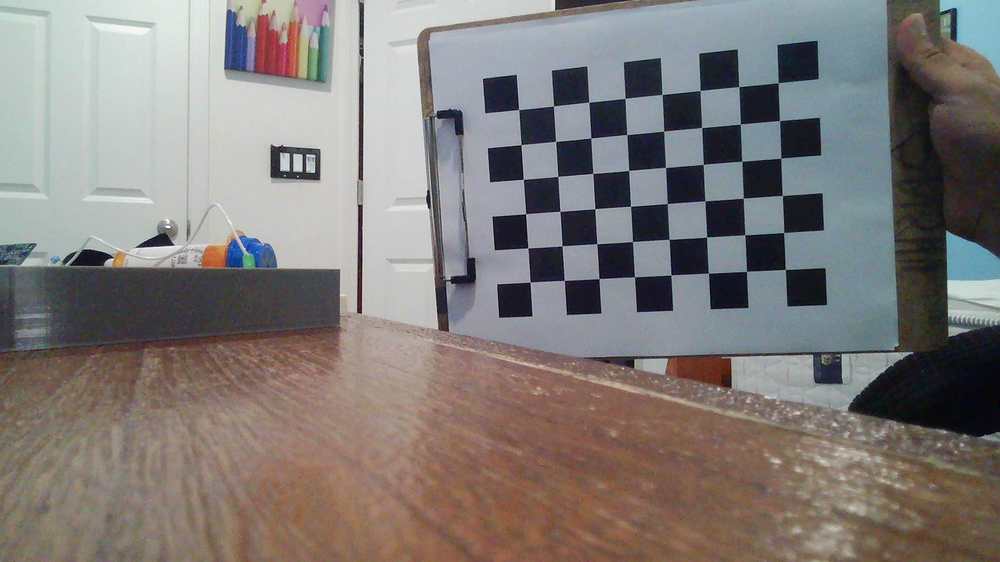
#> input picture images/images_left/img0.png, 1000 x 562 px, shrunk from 1920 x 1080 before the run; its folder holds only this picture in this run
$ jupyter execute --allow-errors MonoCalib.ipynb
#> lines starting #> are read from the running program, lines starting #| are printed output that depends on the picture; after the words box and inside, x2 and y2 are one past the last pixel; in counts of white or black regions, pixels touching at a corner belong together; long printed decimals are rounded
[cell 1]
import numpy as np
import cv2 as cv
import glob

# termination criteria
criteria = (cv.TERM_CRITERIA_EPS + cv.TERM_CRITERIA_MAX_ITER, 30, 0.001)

# prepare object points, like (0,0,0), (1,0,0), (2,0,0) ....,(6,5,0)
objp = np.zeros((8*6,3), np.float32)
objp[:,:2] = np.mgrid[0:8,0:6].T.reshape(-1,2)

# Arrays to store object points and image points from all the images.
objpoints = [] # 3d point in real world space
imgpoints = [] # 2d points in image plane.

images = glob.glob("images/images_left/img*.png")

for fname in images:
    img = cv.imread(fname)
#> img is the input picture: shape (562, 1000, 3); mean B, G, R 120.7, 123.4, 128.7
    gray = cv.cvtColor(img, cv.COLOR_BGR2GRAY)
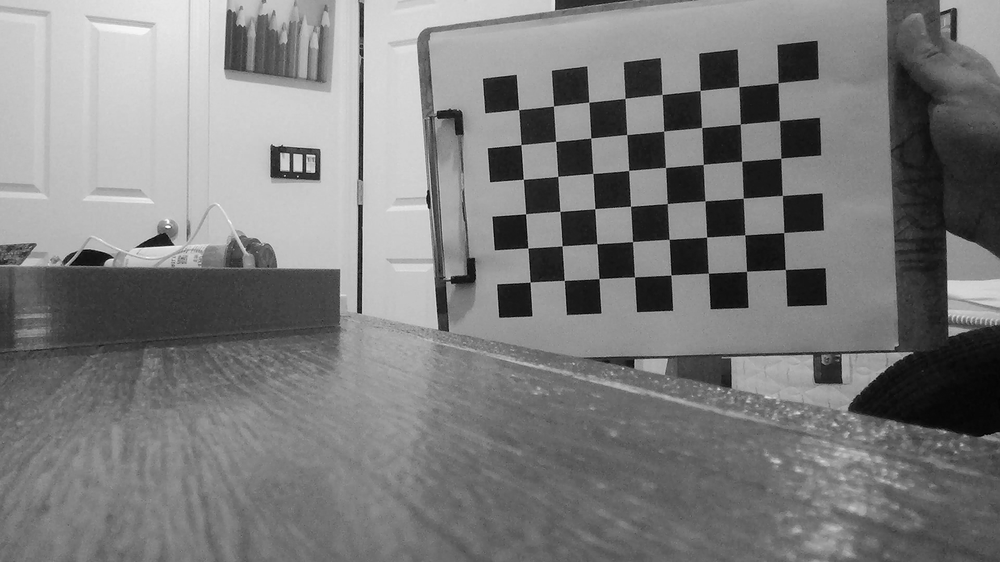
#> gray: shape (562, 1000); min 0, max 255, mean 124.7

    # Find the chess board corners
    ret, corners = cv.findChessboardCorners(gray, (8,6), None)
#> ret = True; corners = 48 rows, first 8: [518.5, 109.6], [553.5, 106], [588.6, 102.3], [625, 98.52], [662.1, 94.44], [700.3, 90.46], [738.7, 86.56], [778, 82.84]

    # If found, add object points, image points (after refining them)
    if ret == True:
        objpoints.append(objp)

        corners2 = cv.cornerSubPix(gray,corners, (11,11), (-1,-1), criteria)
#> corners2 = 48 rows, first 8: [518.6, 109.6], [553.5, 105.9], [588.8, 102.1], [625.1, 98.36], [662, 94.45], [700.1, 90.48], [738.8, 86.61], [778.1, 82.67]
        imgpoints.append(corners2)

        # Draw and display the corners
        cv.drawChessboardCorners(img, (8,6), corners2, ret)
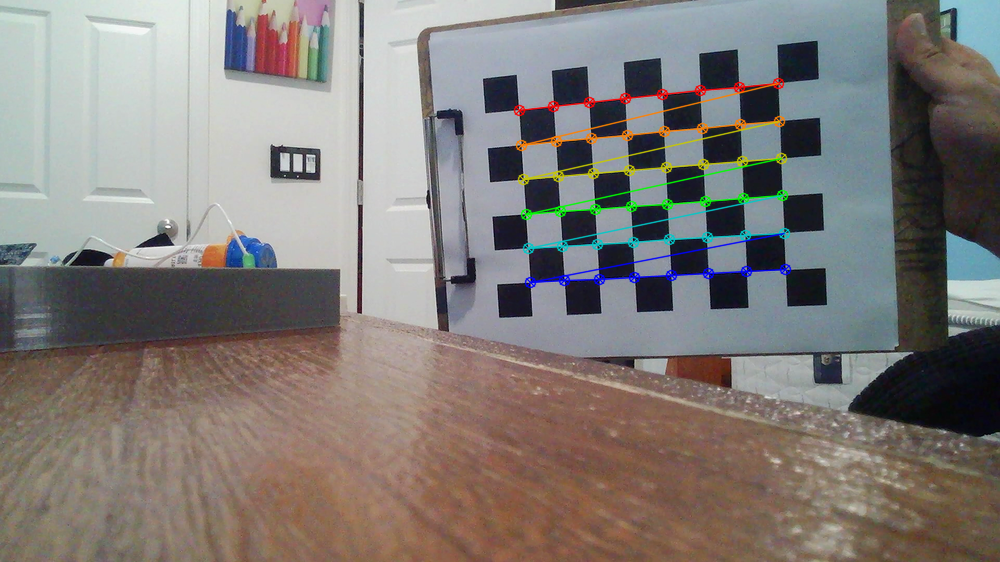
#> img: shape (562, 1000, 3); 2.16% of pixels changed, all inside (x1, y1, x2, y2) = (513, 77, 792, 289)
        cv.imshow('img', img)
        cv.waitKey(500)

cv.destroyAllWindows()

[cell 2]
ret, mtx, dist, rvecs, tvecs = cv.calibrateCamera(objpoints, imgpoints, gray.shape[::-1], None, None)
#> ret = 0.121; mtx = [[657.5, 0, 471.2], [0, 666.6, 268.6], [0, 0, 1]]; dist = [[0.0177, 0.0331, 0.00599, 0.0056, -0.236]]; rvecs = ([0.0927, 0.189, -0.0659],); tvecs = ([1.38, -4.57, 19.12],)

[cell 3]
img = cv.imread('images/images_left/img1.png')
#> (the rest of this cell did not finish here and is left out)

#> (a cell that did not finish here is left out)

[cell 5]
mean_error = 0
for i in range(len(objpoints)):
    imgpoints2, _ = cv.projectPoints(objpoints[i], rvecs[i], tvecs[i], mtx, dist)
    error = cv.norm(imgpoints[i], imgpoints2, cv.NORM_L2)/len(imgpoints2)
    mean_error += error
#> this loop made 1 pass
#> (error, mean_error) on pass 1: (0.0174, 0.0174)
#> after the loop, mean_error = 0.0174

print( "total error: {}".format(mean_error/len(objpoints)) )
#| total error: 0.0174

$ run again, on images/images_left/img4.png
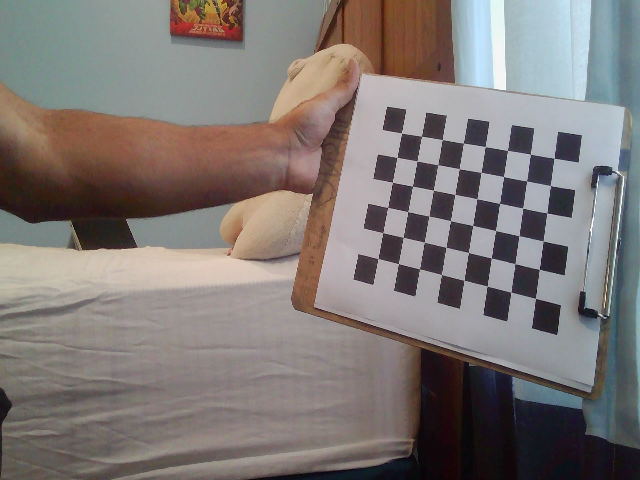
#> input picture images/images_left/img4.png, 640 x 480 px
#> img is the input picture: shape (480, 640, 3); mean B, G, R 117.8, 120.4, 127.3
#> `gray = cv.cvtColor(img, cv.COLOR_BGR2GRAY)`:
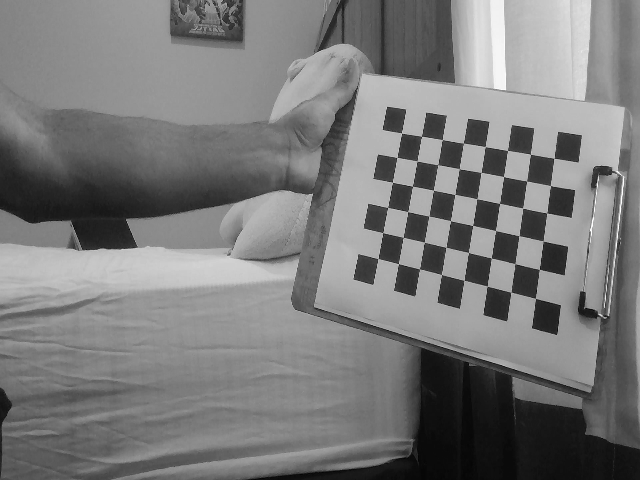
#> gray: shape (480, 640); min 3, max 255, mean 122.1
#> `ret, corners = cv.findChessboardCorners(gray, (8,6), None)`: ret = True; corners = 48 rows, first 8: [401.5, 133], [421.6, 136.4], [442.5, 139.4], [463.6, 143.2], [485.5, 146.5], [507.5, 150.6], [530.5, 154.4], [554.1, 158.4]
#> corners2 = 48 rows, first 8: [401.6, 133], [421.4, 136.3], [442.1, 139.6], [463.2, 143.2], [485.2, 146.6], [507.4, 150.5], [530.4, 154.2], [553.9, 158.2]
#> `cv.drawChessboardCorners(img, (8,6), corners2, ret)`:
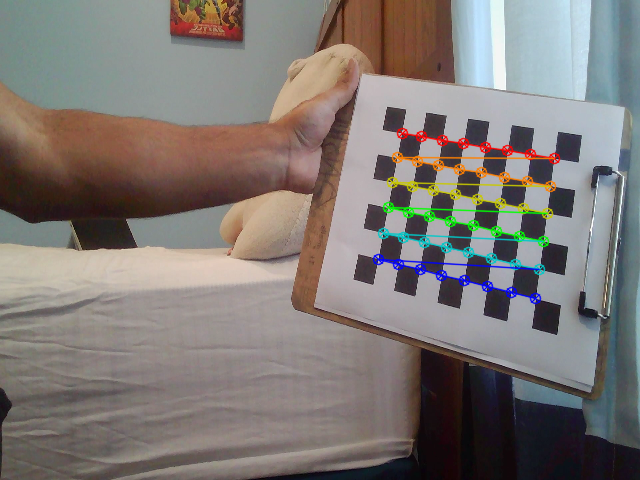
#> img: shape (480, 640, 3); 2.85% of pixels changed, all inside (x1, y1, x2, y2) = (372, 127, 561, 305)
#> `ret, mtx, dist, rvecs, tvecs = cv.calibrateCamera(objpoints, imgpoints..`: ret = 0.149; mtx = [[456.6, 0, 315.3], [0, 608.1, 280.8], [0, 0, 1]]; dist = [[0.193, -0.764, 0.0043, -0.00487, 1.06]]; rvecs = ([-0.216, 0.288, 0.234],); tvecs = ([4.32, -5.56, 23.05],)
#> the loop `for i in range(len(objpoints)):` made 1 pass
#> (error, mean_error) on pass 1: (0.0215, 0.0215)
#> after the loop `for i in range(len(objpoints)):`: mean_error = 0.0215
#| total error: 0.02154

$ run again, on images/images_left/img5.png
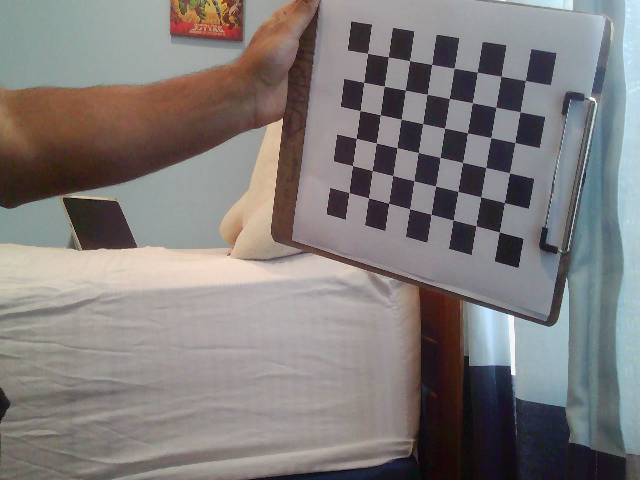
#> input picture images/images_left/img5.png, 640 x 480 px
#> img is the input picture: shape (480, 640, 3); mean B, G, R 123.1, 124.2, 128.8
#> `gray = cv.cvtColor(img, cv.COLOR_BGR2GRAY)`:
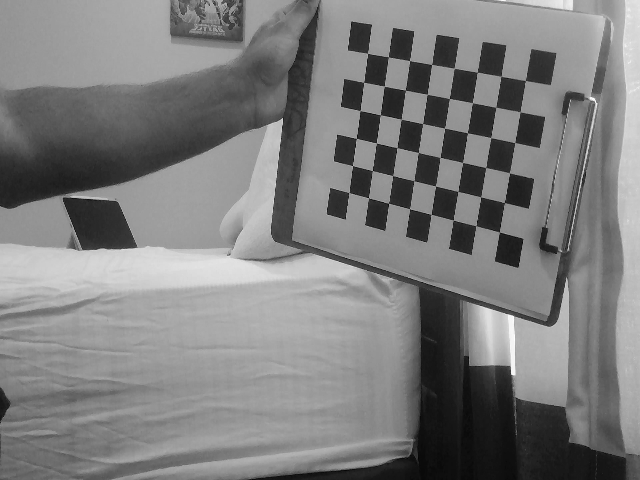
#> gray: shape (480, 640); min 2, max 254, mean 125.4
#> `ret, corners = cv.findChessboardCorners(gray, (8,6), None)`: ret = True; corners = 48 rows, first 8: [367.5, 53.42], [388.7, 56.87], [409.4, 60.54], [431.4, 64.34], [454.4, 68.35], [477.6, 72.02], [501, 76.32], [525.6, 80.5]
#> corners2 = 48 rows, first 8: [367.5, 53.35], [388.4, 56.78], [409.5, 60.61], [431.7, 64.43], [454.3, 68.17], [477.2, 72.2], [501, 76.33], [525.4, 80.52]
#> `cv.drawChessboardCorners(img, (8,6), corners2, ret)`:
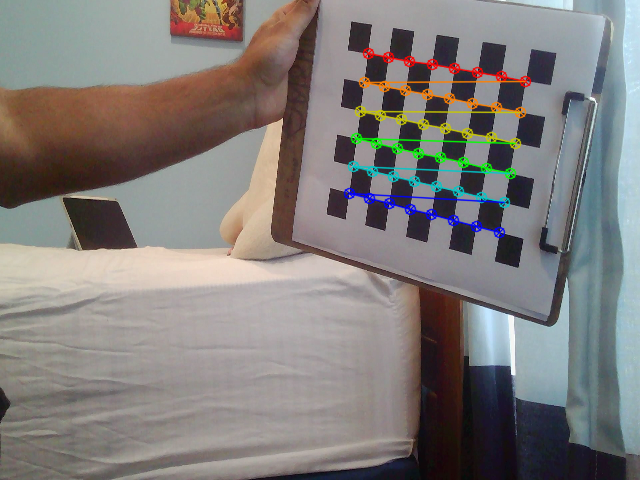
#> img: shape (480, 640, 3); 2.86% of pixels changed, all inside (x1, y1, x2, y2) = (343, 47, 532, 239)
#> `ret, mtx, dist, rvecs, tvecs = cv.calibrateCamera(objpoints, imgpoints..`: ret = 0.143; mtx = [[653.4, 0, 325.3], [0, 818.3, 239.4], [0, 0, 1]]; dist = [[0.334, -2.51, -0.0154, -0.00825, 5.86]]; rvecs = ([0.135, 0.434, 0.197],); tvecs = ([1.9, -6.6, 29.64],)
#> the loop `for i in range(len(objpoints)):` made 1 pass
#> (error, mean_error) on pass 1: (0.0206, 0.0206)
#> after the loop `for i in range(len(objpoints)):`: mean_error = 0.0206
#| total error: 0.02057

$ run again, on images/images_left/img6.png
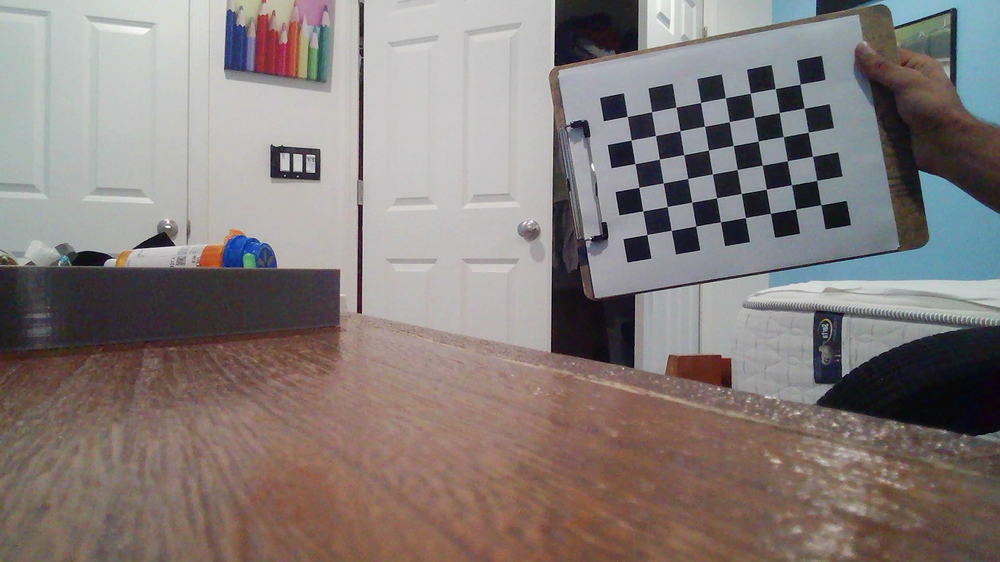
#> input picture images/images_left/img6.png, 1000 x 562 px, shrunk from 1920 x 1080 before the run
#> img is the input picture: shape (562, 1000, 3); mean B, G, R 122.1, 124.6, 133.5
#> `gray = cv.cvtColor(img, cv.COLOR_BGR2GRAY)`:
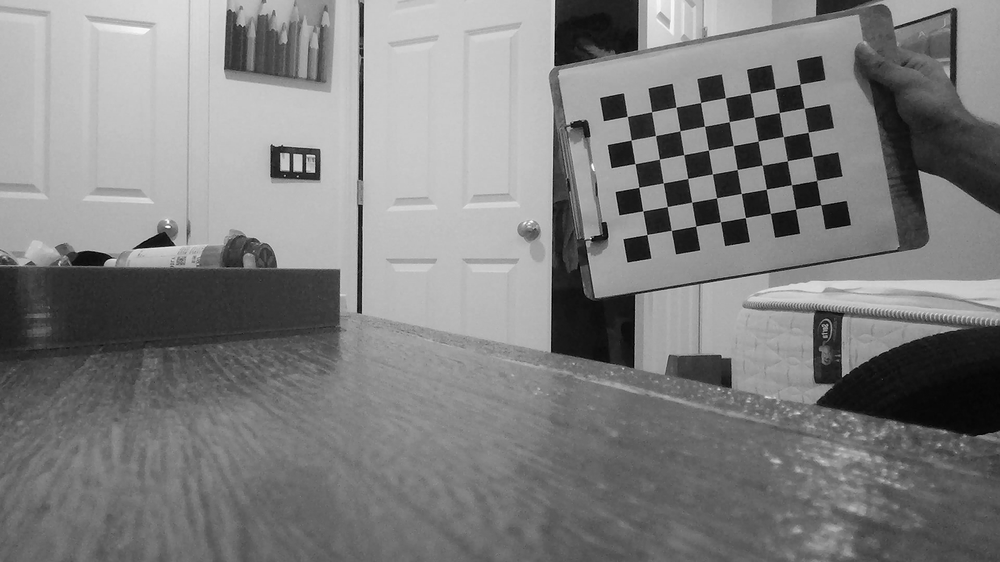
#> gray: shape (562, 1000); min 0, max 255, mean 127
#> `ret, corners = cv.findChessboardCorners(gray, (8,6), None)`: ret = True; corners = 48 rows, first 8: [627.3, 116.4], [651.6, 111.7], [676, 107.1], [700.6, 102.6], [725.3, 97.68], [750.4, 93.25], [775.2, 88.55], [800, 84.14]
#> corners2 = 48 rows, first 8: [627.3, 116.4], [651.5, 111.7], [676.1, 107], [700.6, 102.5], [725.4, 97.7], [750.3, 93.19], [775.2, 88.59], [800, 84.09]
#> `cv.drawChessboardCorners(img, (8,6), corners2, ret)`:
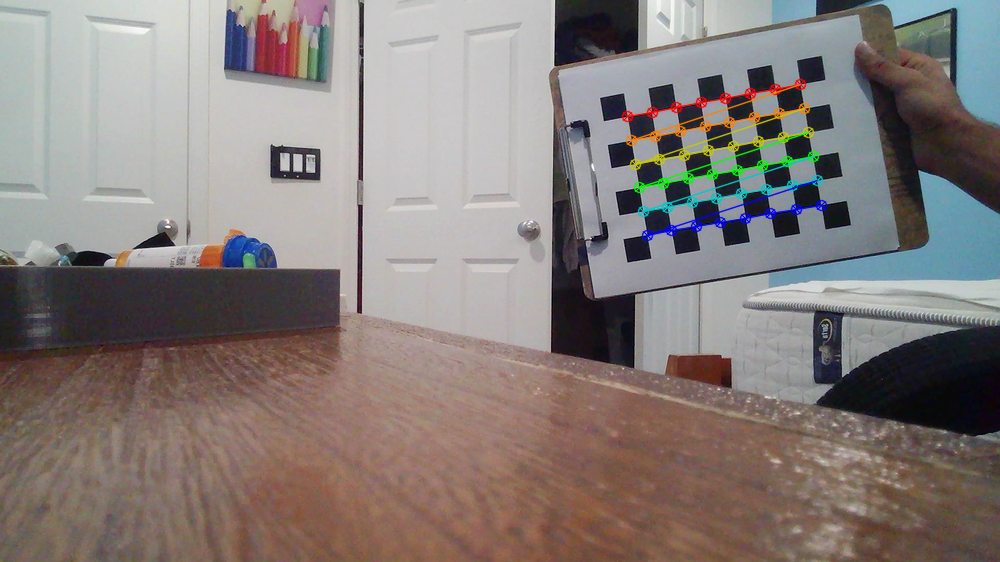
#> img: shape (562, 1000, 3); 1.64% of pixels changed, all inside (x1, y1, x2, y2) = (621, 78, 828, 242)
#> `ret, mtx, dist, rvecs, tvecs = cv.calibrateCamera(objpoints, imgpoints..`: ret = 0.0893; mtx = [[3043.5, 0, 499.6], [0, 3066.6, 278.1], [0, 0, 1]]; dist = [[0.188, -135.2, -0.0393, 0.22, 1619.7]]; rvecs = ([0.0671, 0.182, -0.171],); tvecs = ([5.25, -6.72, 130.4],)
#> the loop `for i in range(len(objpoints)):` made 1 pass
#> (error, mean_error) on pass 1: (0.0129, 0.0129)
#> after the loop `for i in range(len(objpoints)):`: mean_error = 0.0129
#| total error: 0.01288

$ run again, on images/images_left/img10.png
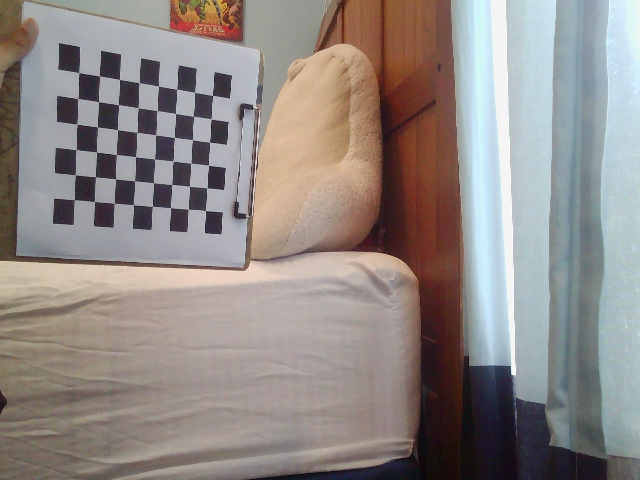
#> input picture images/images_left/img10.png, 640 x 480 px
#> img is the input picture: shape (480, 640, 3); mean B, G, R 134.5, 137.7, 145
#> `gray = cv.cvtColor(img, cv.COLOR_BGR2GRAY)`:
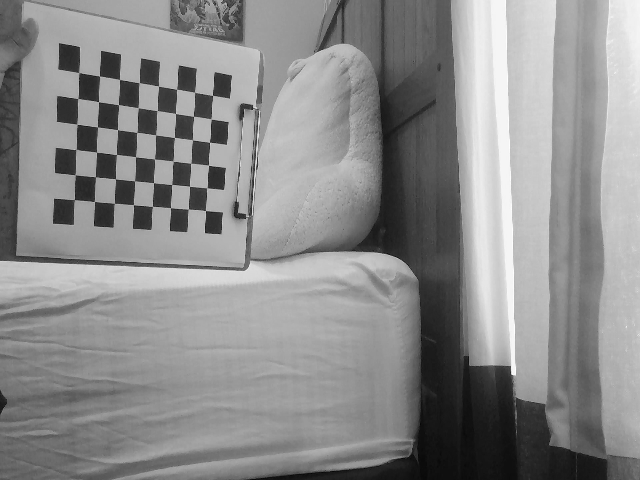
#> gray: shape (480, 640); min 4, max 255, mean 139.6
#> `ret, corners = cv.findChessboardCorners(gray, (8,6), None)`: ret = True; corners = 48 rows, first 8: [78.81, 72.46], [99.48, 76.01], [119.6, 79.47], [139.4, 82.64], [158.4, 86.12], [176.6, 89.36], [194.5, 92.4], [212.6, 95.43]
#> corners2 = 48 rows, first 8: [78.64, 72.55], [99.44, 75.96], [119.5, 79.37], [139.2, 82.72], [158.6, 86.1], [176.7, 89.19], [194.5, 92.26], [212.5, 95.42]
#> `cv.drawChessboardCorners(img, (8,6), corners2, ret)`:
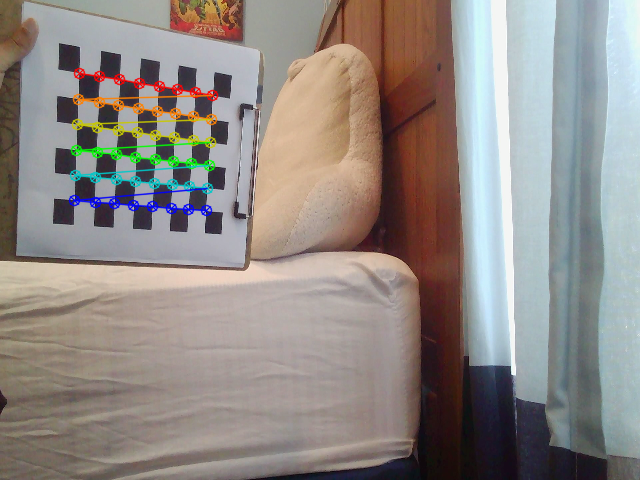
#> img: shape (480, 640, 3); 2.61% of pixels changed, all inside (x1, y1, x2, y2) = (68, 67, 219, 217)
#> `ret, mtx, dist, rvecs, tvecs = cv.calibrateCamera(objpoints, imgpoints..`: ret = 0.161; mtx = [[589.9, 0, 346.8], [0, 839.8, 206.7], [0, 0, 1]]; dist = [[0.227, -2.53, -0.0219, -0.0695, 5.77]]; rvecs = ([0.183, -0.446, 0.0936],); tvecs = ([-14.29, -5.04, 34.19],)
#> the loop `for i in range(len(objpoints)):` made 1 pass
#> (error, mean_error) on pass 1: (0.0233, 0.0233)
#> after the loop `for i in range(len(objpoints)):`: mean_error = 0.0233
#| total error: 0.0233
